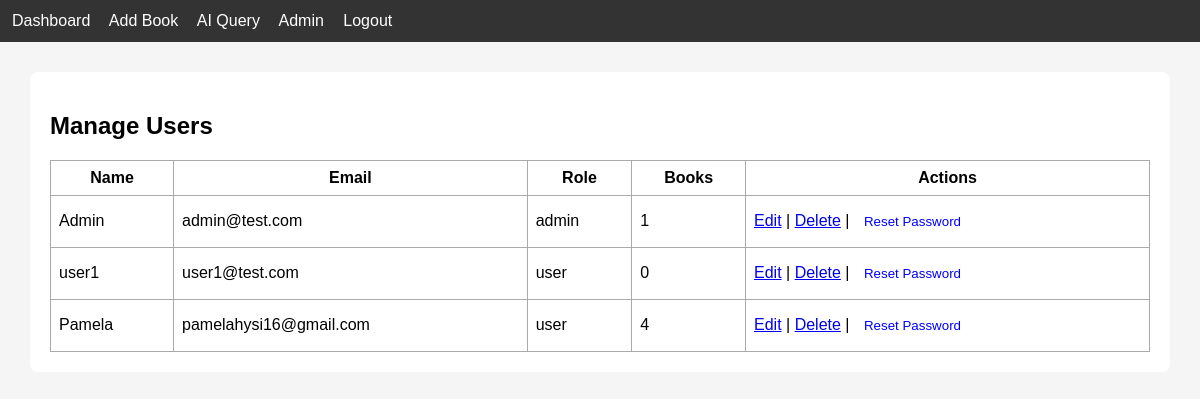
/admin/users (signed in), run on an earlier commit of the app's database.
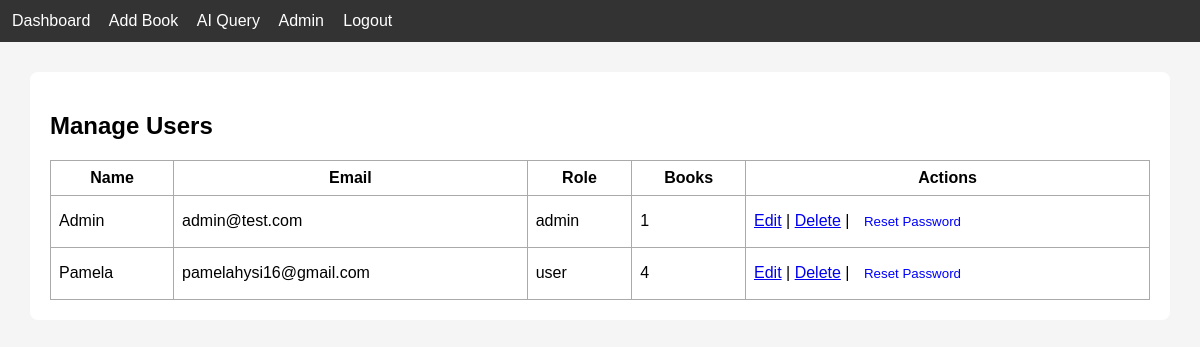
And on a later commit of the database.
### tables this page shows
CREATE TABLE users (
    id INTEGER PRIMARY KEY AUTOINCREMENT,
    name TEXT,
    email TEXT UNIQUE,
    password TEXT,
    role TEXT
);

### app.py (the view)
@app.route("/admin/users")
def admin_users():
    if session.get("role") != "admin":
        return "Access denied"
    db = get_db()
    users = db.execute("""
        SELECT users.*,
        (SELECT COUNT(*) FROM books WHERE books.user_id = users.id) AS book_count
        FROM users
    """).fetchall()
    return render_template("admin_users.html", users=users)

### app.py (called while the page is built)
def get_db():
    conn = sqlite3.connect("database.db")
    conn.row_factory = sqlite3.Row
    return conn

### templates/admin_users.html
{% extends "base.html" %}
{% block content %}
<h2>Manage Users</h2>
<table>
    <tr>
        <th>Name</th>
        <th>Email</th>
        <th>Role</th>
        <th>Books</th>
        <th>Actions</th>
    </tr>
    {% for u in users %}
    <tr>
        <td>{{ u.name }}</td>
        <td>{{ u.email }}</td>
        <td>{{ u.role }}</td>
        <td>{{ u.book_count }}</td>
        <td>
            <a href="/admin_edit_user/{{ u.id }}">Edit</a> |
            <a href="/admin_delete_user/{{ u.id }}">Delete</a> |
            <form method="POST" action="/admin_reset_password/{{ u.id }}" style="display:inline;">
                <button type="submit" style="background:none; border:none; color:blue; cursor:pointer;">
                    Reset Password
                </button>
            </form>
        </td>
    </tr>
    {% endfor %}
</table>
{% endblock %}

### templates/base.html (shortened to what this page needs)
<!DOCTYPE html>
<html>
<head>
</head>
<body>
<nav>
    <a href="/dashboard">Dashboard</a>
    <a href="/add_book">Add Book</a>
    <a href="/ai_query">AI Query</a>
    {% if session.get('role') == "admin" %}
    <a href="/admin">Admin</a>
    {% endif %}
    <a href="/logout">Logout</a>
</nav>
<div class="container">
    {% block content %}{% endblock %}
</div>
</body>
</html>

### templates/base.html (style rules this page uses)
body { font-family: Arial; margin: 0; padding: 0; background: #f5f5f5; }
nav { background: #333; color: white; padding: 12px; }
nav a { color: white; margin-right: 15px; text-decoration: none; }
.container { margin: 30px; background: white; padding: 20px; border-radius: 8px; }
button { padding: 10px; background: #333; color: white; border: none; cursor: pointer; }
table { width: 100%; border-collapse: collapse; margin-top: 15px; }
table, th, td { border: 1px solid #aaa; }
th, td { padding: 8px; }

What changed in the data, as far as the page shows it:
removed users: name "user1", email "user1@test.com", role "user", book_count "0"
